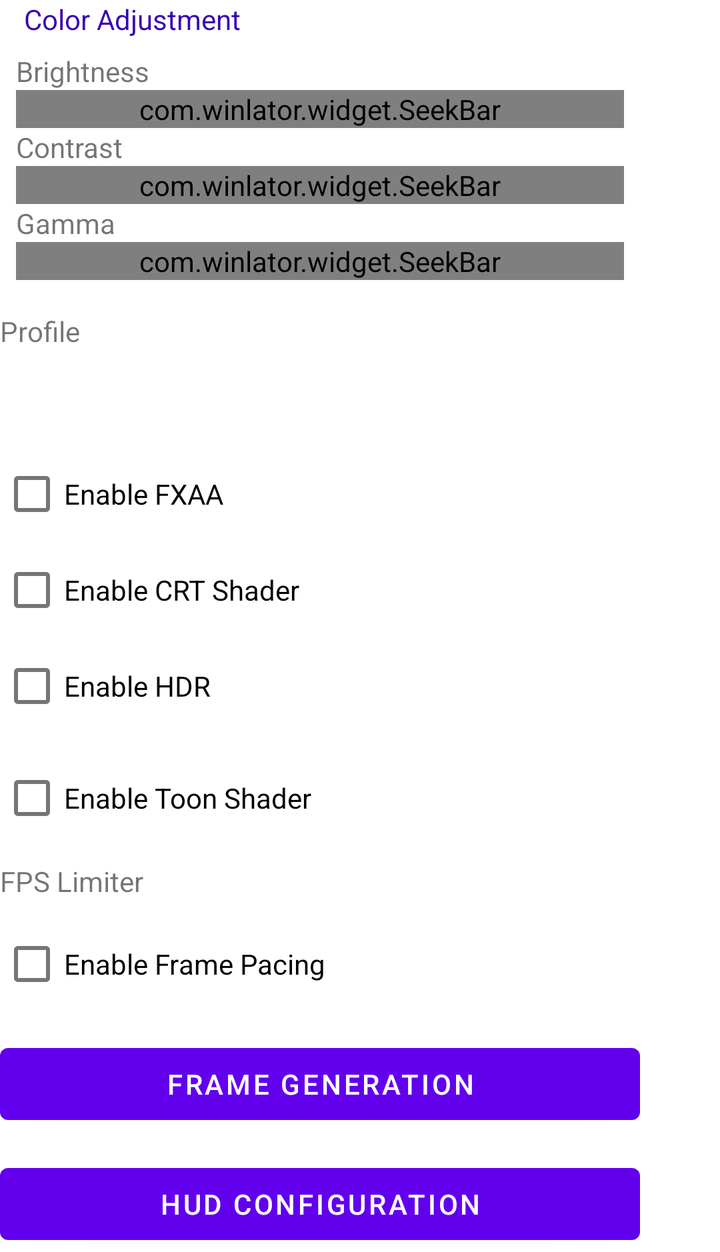
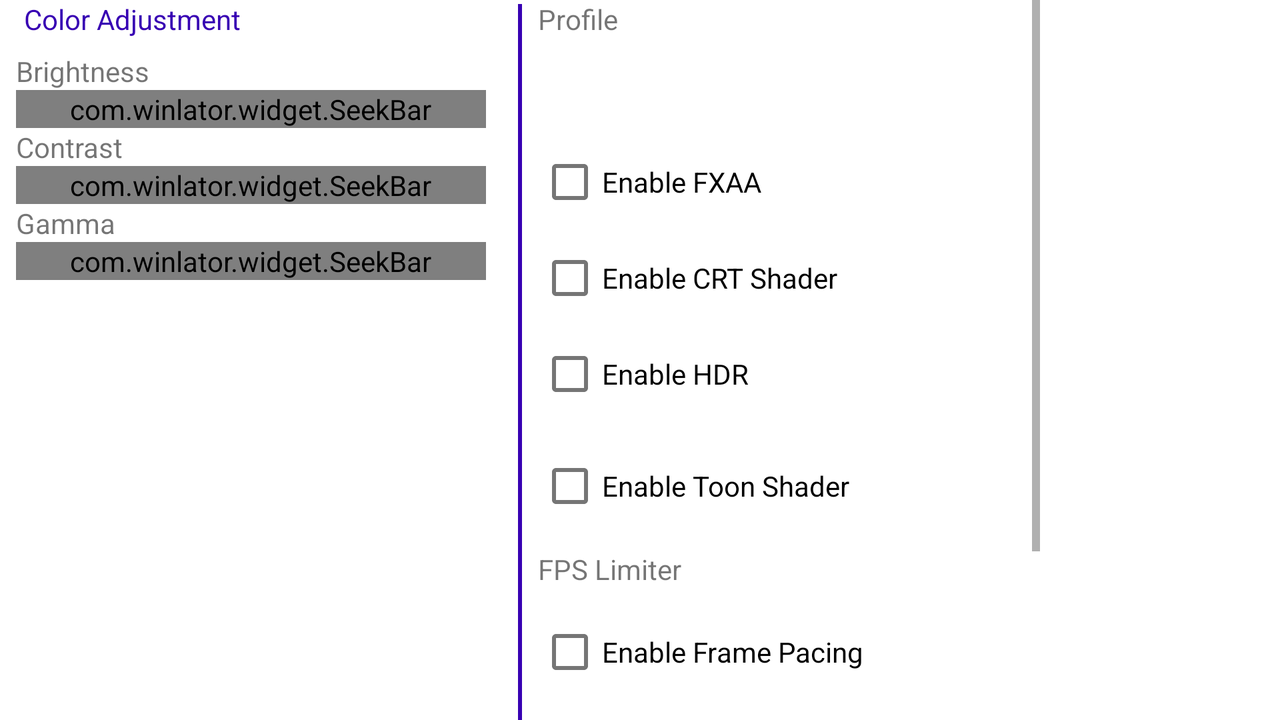

The same Android screen from two of the app's own layout files: first res/layout/ as a phone draws it, then the repository's variant for another configuration, drawn on a device whose configuration selects that folder. Both files follow.
<!-- AndroidManifest.xml: fallback theme Theme.MaterialComponents.DayNight.NoActionBar -->
<!-- res/layout/screen_effect_dialog.xml -->
<?xml version="1.0" encoding="utf-8"?>
<LinearLayout xmlns:android="http://schemas.android.com/apk/res/android"
    xmlns:app="http://schemas.android.com/apk/res-auto"
    android:layout_width="wrap_content"
    android:layout_height="wrap_content"
    android:orientation="vertical">

    <ScrollView
        android:layout_width="320dp"
        android:layout_height="wrap_content"
        android:fillViewport="true">

        <LinearLayout
            android:layout_width="match_parent"
            android:layout_height="wrap_content"
            android:orientation="vertical">

            <FrameLayout
                android:layout_width="match_parent"
                android:layout_height="wrap_content">

                <LinearLayout style="@style/FieldSet">
                    <TextView
                        android:layout_width="wrap_content"
                        android:layout_height="wrap_content"
                        android:text="@string/brightness" />

                    <com.winlator.widget.SeekBar
                        android:id="@+id/SBBrightness"
                        android:layout_width="match_parent"
                        android:layout_height="wrap_content"
                        app:minValue="-50"
                        app:maxValue="50" />

                    <TextView
                        android:layout_width="wrap_content"
                        android:layout_height="wrap_content"
                        android:text="@string/contrast" />

                    <com.winlator.widget.SeekBar
                        android:id="@+id/SBContrast"
                        android:layout_width="match_parent"
                        android:layout_height="wrap_content"
                        app:minValue="-100"
                        app:maxValue="100" />

                    <TextView
                        android:layout_width="wrap_content"
                        android:layout_height="wrap_content"
                        android:text="@string/gamma" />

                    <com.winlator.widget.SeekBar
                        android:id="@+id/SBGamma"
                        android:layout_width="match_parent"
                        android:layout_height="wrap_content"
                        app:step="0.01"
                        app:minValue="0.5"
                        app:maxValue="3.0" />
                </LinearLayout>

                <TextView
                    style="@style/FieldSetLabel"
                    android:text="@string/color_adjustment"
                    android:background="?attr/colorSecondarySurface" />
            </FrameLayout>

            <TextView
                android:layout_width="wrap_content"
                android:layout_height="wrap_content"
                android:text="@string/profile"
                android:layout_marginTop="8dp" />

            <LinearLayout
                android:layout_width="match_parent"
                android:layout_height="wrap_content"
                android:orientation="horizontal"
                android:gravity="center_vertical">

                <Spinner
                    style="@style/ComboBox"
                    android:id="@+id/SProfile"
                    android:layout_width="0dp"
                    android:layout_height="wrap_content"
                    android:layout_weight="1" />

                <LinearLayout style="@style/Toolbox">
                    <ImageButton
                        style="@style/ListMenuButton"
                        android:id="@+id/BTAddProfile"
                        android:src="@drawable/icon_add" />

                    <ImageButton
                        style="@style/ListMenuButton"
                        android:id="@+id/BTRemoveProfile"
                        android:layout_marginRight="0dp"
                        android:src="@drawable/icon_remove" />
                </LinearLayout>
            </LinearLayout>

            <CheckBox
                android:id="@+id/CBEnableFXAA"
                android:layout_width="wrap_content"
                android:layout_height="wrap_content"
                android:text="@string/enable_fxaa"
                android:layout_marginTop="8dp" />

            <CheckBox
                android:id="@+id/CBEnableCRTShader"
                android:layout_width="wrap_content"
                android:layout_height="wrap_content"
                android:text="@string/enable_crt_shader" />

            <CheckBox
                android:id="@+id/CBEnableHDR"
                android:layout_width="wrap_content"
                android:layout_height="wrap_content"
                android:text="@string/enable_hdr" />

            <TextView
                android:id="@+id/TVHDRIntensity"
                android:layout_width="wrap_content"
                android:layout_height="wrap_content"
                android:text="@string/hdr_intensity"
                android:visibility="gone"
                android:layout_marginTop="4dp" />

            <com.winlator.widget.SeekBar
                android:id="@+id/SBHDRIntensity"
                android:layout_width="match_parent"
                android:layout_height="wrap_content"
                app:minValue="1"
                app:maxValue="100"
                android:visibility="gone" />

            <CheckBox
                android:id="@+id/CBEnableToonShader"
                android:layout_width="wrap_content"
                android:layout_height="wrap_content"
                android:text="@string/enable_toon_shader"
                android:layout_marginTop="8dp" />

            <TextView
                android:id="@+id/TVToonIntensity"
                android:layout_width="wrap_content"
                android:layout_height="wrap_content"
                android:text="@string/toon_intensity"
                android:visibility="gone"
                android:layout_marginTop="4dp" />

            <com.winlator.widget.SeekBar
                android:id="@+id/SBToonIntensity"
                android:layout_width="match_parent"
                android:layout_height="wrap_content"
                app:minValue="1"
                app:maxValue="100"
                android:visibility="gone" />

            <TextView
                android:layout_width="wrap_content"
                android:layout_height="wrap_content"
                android:text="@string/fps_limiter"
                android:layout_marginTop="8dp" />

            <Spinner
                style="@style/ComboBox"
                android:id="@+id/SFpsLimit"
                android:layout_width="match_parent"
                android:layout_height="wrap_content" />

            <CheckBox
                android:id="@+id/CBEnableFramePacing"
                android:layout_width="wrap_content"
                android:layout_height="wrap_content"
                android:text="@string/enable_frame_pacing"
                android:layout_marginTop="8dp" />

            <Button
                android:id="@+id/BTFrameGeneration"
                android:layout_width="match_parent"
                android:layout_height="wrap_content"
                android:text="@string/frame_generation"
                android:layout_marginTop="12dp" />

            <Button
                android:id="@+id/BTHUDConfig"
                android:layout_width="match_parent"
                android:layout_height="wrap_content"
                android:text="@string/hud_configuration"
                android:layout_marginTop="12dp" />
        </LinearLayout>
    </ScrollView>
</LinearLayout>
<!-- resources referenced by this layout -->
<resources>
  <string name="brightness">Brightness</string>
  <string name="color_adjustment">Color Adjustment</string>
  <string name="contrast">Contrast</string>
  <string name="enable_crt_shader">Enable CRT Shader</string>
  <string name="enable_frame_pacing">Enable Frame Pacing</string>
  <string name="enable_fxaa">Enable FXAA</string>
  <string name="enable_hdr">Enable HDR</string>
  <string name="enable_toon_shader">Enable Toon Shader</string>
  <string name="fps_limiter">FPS Limiter</string>
  <string name="frame_generation">Frame Generation</string>
  <string name="gamma">Gamma</string>
  <string name="hdr_intensity">HDR Intensity</string>
  <string name="hud_configuration">HUD Configuration</string>
  <string name="profile">Profile</string>
  <string name="toon_intensity">Toon Intensity</string>
  <style name="FieldSet">
          <item name="android:layout_width">match_parent</item>
          <item name="android:layout_height">wrap_content</item>
          <item name="android:background">@drawable/bordered_panel</item>
          <item name="android:orientation">vertical</item>
          <item name="android:paddingLeft">8dp</item>
          <item name="android:paddingRight">8dp</item>
          <item name="android:paddingBottom">8dp</item>
          <item name="android:paddingTop">16dp</item>
          <item name="android:layout_marginTop">10dp</item>
      </style>
  <style name="FieldSetLabel">
          <item name="android:layout_width">wrap_content</item>
          <item name="android:layout_height">wrap_content</item>
          <item name="android:background">?attr/colorPrimarySurface</item>
          <item name="android:orientation">vertical</item>
          <item name="android:paddingLeft">4dp</item>
          <item name="android:paddingRight">4dp</item>
          <item name="android:layout_marginLeft">8dp</item>
          <item name="android:textColor">?attr/colorPrimaryVariant</item>
      </style>
  <style name="ListMenuButton" parent="BaseImageButton">
          <item name="android:layout_width">34dp</item>
          <item name="android:layout_height">34dp</item>
          <item name="android:tint">?attr/colorPrimaryVariant</item>
          <item name="android:layout_marginLeft">2dp</item>
          <item name="android:layout_marginRight">2dp</item>
      </style>
  <style name="Toolbox">
          <item name="android:layout_width">wrap_content</item>
          <item name="android:layout_height">40dp</item>
          <item name="android:orientation">horizontal</item>
          <item name="android:gravity">center_vertical</item>
          <item name="android:background">?attr/toolboxBackground</item>
          <item name="android:paddingTop">2dp</item>
          <item name="android:paddingBottom">2dp</item>
          <item name="android:paddingLeft">8dp</item>
          <item name="android:paddingRight">8dp</item>
      </style>
  <style name="BaseImageButton">
          <item name="android:layout_width">42dp</item>
          <item name="android:layout_height">42dp</item>
          <item name="android:focusable">true</item>
          <item name="android:clickable">true</item>
          <item name="android:gravity">center</item>
          <item name="android:scaleType">centerInside</item>
          <item name="android:background">?selectableItemBackgroundBorderless</item>
          <item name="android:padding">4dp</item>
      </style>
  <!-- some entries are left out for length -->
</resources>
<!-- res/layout-w600dp/screen_effect_dialog.xml (the repository's variant of the layout above) -->
<!-- drawn on the phone turned sideways -->
<?xml version="1.0" encoding="utf-8"?>
<LinearLayout xmlns:android="http://schemas.android.com/apk/res/android"
    xmlns:app="http://schemas.android.com/apk/res-auto"
    android:layout_width="wrap_content"
    android:layout_height="wrap_content"
    android:orientation="vertical">

    <ScrollView
        android:layout_width="520dp"
        android:layout_height="wrap_content"
        android:fillViewport="true">

        <LinearLayout
            android:layout_width="match_parent"
            android:layout_height="wrap_content"
            android:orientation="horizontal">

            <LinearLayout
                android:layout_width="0dp"
                android:layout_height="wrap_content"
                android:layout_weight="1"
                android:orientation="vertical">

                <FrameLayout
                    android:layout_width="match_parent"
                    android:layout_height="wrap_content">

                    <LinearLayout style="@style/FieldSet">
                        <TextView
                            android:layout_width="wrap_content"
                            android:layout_height="wrap_content"
                            android:text="@string/brightness" />

                        <com.winlator.widget.SeekBar
                            android:id="@+id/SBBrightness"
                            android:layout_width="match_parent"
                            android:layout_height="wrap_content"
                            app:minValue="-50"
                            app:maxValue="50" />

                        <TextView
                            android:layout_width="wrap_content"
                            android:layout_height="wrap_content"
                            android:text="@string/contrast" />

                        <com.winlator.widget.SeekBar
                            android:id="@+id/SBContrast"
                            android:layout_width="match_parent"
                            android:layout_height="wrap_content"
                            app:minValue="-100"
                            app:maxValue="100" />

                        <TextView
                            android:layout_width="wrap_content"
                            android:layout_height="wrap_content"
                            android:text="@string/gamma" />

                        <com.winlator.widget.SeekBar
                            android:id="@+id/SBGamma"
                            android:layout_width="match_parent"
                            android:layout_height="wrap_content"
                            app:step="0.01"
                            app:minValue="0.5"
                            app:maxValue="3.0" />
                    </LinearLayout>

                    <TextView
                        style="@style/FieldSetLabel"
                        android:text="@string/color_adjustment"
                        android:background="?attr/colorSecondarySurface" />
                </FrameLayout>
            </LinearLayout>

            <View style="@style/VerticalLine" />

            <LinearLayout
                android:layout_width="0dp"
                android:layout_height="wrap_content"
                android:layout_weight="1"
                android:orientation="vertical">

                <TextView
                    android:layout_width="wrap_content"
                    android:layout_height="wrap_content"
                    android:text="@string/profile" />

                <LinearLayout
                    android:layout_width="match_parent"
                    android:layout_height="wrap_content"
                    android:orientation="horizontal"
                    android:gravity="center_vertical">

                    <Spinner
                        style="@style/ComboBox"
                        android:id="@+id/SProfile"
                        android:layout_width="0dp"
                        android:layout_height="wrap_content"
                        android:layout_weight="1" />

                    <LinearLayout style="@style/Toolbox">
                        <ImageButton
                            style="@style/ListMenuButton"
                            android:id="@+id/BTAddProfile"
                            android:src="@drawable/icon_add" />

                        <ImageButton
                            style="@style/ListMenuButton"
                            android:id="@+id/BTRemoveProfile"
                            android:layout_marginRight="0dp"
                            android:src="@drawable/icon_remove" />
                    </LinearLayout>
                </LinearLayout>

                <CheckBox
                    android:id="@+id/CBEnableFXAA"
                    android:layout_width="wrap_content"
                    android:layout_height="wrap_content"
                    android:text="@string/enable_fxaa"
                    android:layout_marginTop="8dp" />

                <CheckBox
                    android:id="@+id/CBEnableCRTShader"
                    android:layout_width="wrap_content"
                    android:layout_height="wrap_content"
                    android:text="@string/enable_crt_shader" />

                <CheckBox
                    android:id="@+id/CBEnableHDR"
                    android:layout_width="wrap_content"
                    android:layout_height="wrap_content"
                    android:text="@string/enable_hdr" />

                <TextView
                    android:id="@+id/TVHDRIntensity"
                    android:layout_width="wrap_content"
                    android:layout_height="wrap_content"
                    android:text="@string/hdr_intensity"
                    android:visibility="gone"
                    android:layout_marginTop="4dp" />

                <com.winlator.widget.SeekBar
                    android:id="@+id/SBHDRIntensity"
                    android:layout_width="match_parent"
                    android:layout_height="wrap_content"
                    app:minValue="1"
                    app:maxValue="100"
                    android:visibility="gone" />

                <CheckBox
                    android:id="@+id/CBEnableToonShader"
                    android:layout_width="wrap_content"
                    android:layout_height="wrap_content"
                    android:text="@string/enable_toon_shader"
                    android:layout_marginTop="8dp" />

                <TextView
                    android:id="@+id/TVToonIntensity"
                    android:layout_width="wrap_content"
                    android:layout_height="wrap_content"
                    android:text="@string/toon_intensity"
                    android:visibility="gone"
                    android:layout_marginTop="4dp" />

                <com.winlator.widget.SeekBar
                    android:id="@+id/SBToonIntensity"
                    android:layout_width="match_parent"
                    android:layout_height="wrap_content"
                    app:minValue="1"
                    app:maxValue="100"
                    android:visibility="gone" />

                <TextView
                    android:layout_width="wrap_content"
                    android:layout_height="wrap_content"
                    android:text="@string/fps_limiter"
                    android:layout_marginTop="8dp" />

                <Spinner
                    style="@style/ComboBox"
                    android:id="@+id/SFpsLimit"
                    android:layout_width="match_parent"
                    android:layout_height="wrap_content" />

                <CheckBox
                    android:id="@+id/CBEnableFramePacing"
                    android:layout_width="wrap_content"
                    android:layout_height="wrap_content"
                    android:text="@string/enable_frame_pacing"
                    android:layout_marginTop="8dp" />

                <Button
                    android:id="@+id/BTFrameGeneration"
                    android:layout_width="match_parent"
                    android:layout_height="wrap_content"
                    android:text="@string/frame_generation"
                    android:layout_marginTop="12dp" />

                <Button
                    android:id="@+id/BTHUDConfig"
                    android:layout_width="match_parent"
                    android:layout_height="wrap_content"
                    android:text="@string/hud_configuration"
                    android:layout_marginTop="12dp" />
            </LinearLayout>
        </LinearLayout>
    </ScrollView>
</LinearLayout>
<!-- resources referenced by the variant -->
<!-- as the phone turned sideways resolves them -->
<resources>
  <string name="brightness">Brightness</string>
  <string name="color_adjustment">Color Adjustment</string>
  <string name="contrast">Contrast</string>
  <string name="enable_crt_shader">Enable CRT Shader</string>
  <string name="enable_frame_pacing">Enable Frame Pacing</string>
  <string name="enable_fxaa">Enable FXAA</string>
  <string name="enable_hdr">Enable HDR</string>
  <string name="enable_toon_shader">Enable Toon Shader</string>
  <string name="fps_limiter">FPS Limiter</string>
  <string name="frame_generation">Frame Generation</string>
  <string name="gamma">Gamma</string>
  <string name="hdr_intensity">HDR Intensity</string>
  <string name="hud_configuration">HUD Configuration</string>
  <string name="profile">Profile</string>
  <string name="toon_intensity">Toon Intensity</string>
  <style name="FieldSet">
          <item name="android:layout_width">match_parent</item>
          <item name="android:layout_height">wrap_content</item>
          <item name="android:background">@drawable/bordered_panel</item>
          <item name="android:orientation">vertical</item>
          <item name="android:paddingLeft">8dp</item>
          <item name="android:paddingRight">8dp</item>
          <item name="android:paddingBottom">8dp</item>
          <item name="android:paddingTop">16dp</item>
          <item name="android:layout_marginTop">10dp</item>
      </style>
  <style name="FieldSetLabel">
          <item name="android:layout_width">wrap_content</item>
          <item name="android:layout_height">wrap_content</item>
          <item name="android:background">?attr/colorPrimarySurface</item>
          <item name="android:orientation">vertical</item>
          <item name="android:paddingLeft">4dp</item>
          <item name="android:paddingRight">4dp</item>
          <item name="android:layout_marginLeft">8dp</item>
          <item name="android:textColor">?attr/colorPrimaryVariant</item>
      </style>
  <style name="ListMenuButton" parent="BaseImageButton">
          <item name="android:layout_width">34dp</item>
          <item name="android:layout_height">34dp</item>
          <item name="android:tint">?attr/colorPrimaryVariant</item>
          <item name="android:layout_marginLeft">2dp</item>
          <item name="android:layout_marginRight">2dp</item>
      </style>
  <style name="Toolbox">
          <item name="android:layout_width">wrap_content</item>
          <item name="android:layout_height">40dp</item>
          <item name="android:orientation">horizontal</item>
          <item name="android:gravity">center_vertical</item>
          <item name="android:background">?attr/toolboxBackground</item>
          <item name="android:paddingTop">2dp</item>
          <item name="android:paddingBottom">2dp</item>
          <item name="android:paddingLeft">8dp</item>
          <item name="android:paddingRight">8dp</item>
      </style>
  <style name="VerticalLine">
          <item name="android:layout_width">2dp</item>
          <item name="android:layout_height">match_parent</item>
          <item name="android:background">?attr/colorPrimaryVariant</item>
          <item name="android:layout_marginTop">2dp</item>
          <item name="android:layout_marginBottom">2dp</item>
          <item name="android:layout_marginLeft">8dp</item>
          <item name="android:layout_marginRight">8dp</item>
      </style>
  <style name="BaseImageButton">
          <item name="android:layout_width">42dp</item>
          <item name="android:layout_height">42dp</item>
          <item name="android:focusable">true</item>
          <item name="android:clickable">true</item>
          <item name="android:gravity">center</item>
          <item name="android:scaleType">centerInside</item>
          <item name="android:background">?selectableItemBackgroundBorderless</item>
          <item name="android:padding">4dp</item>
      </style>
  <!-- some entries are left out for length -->
</resources>
